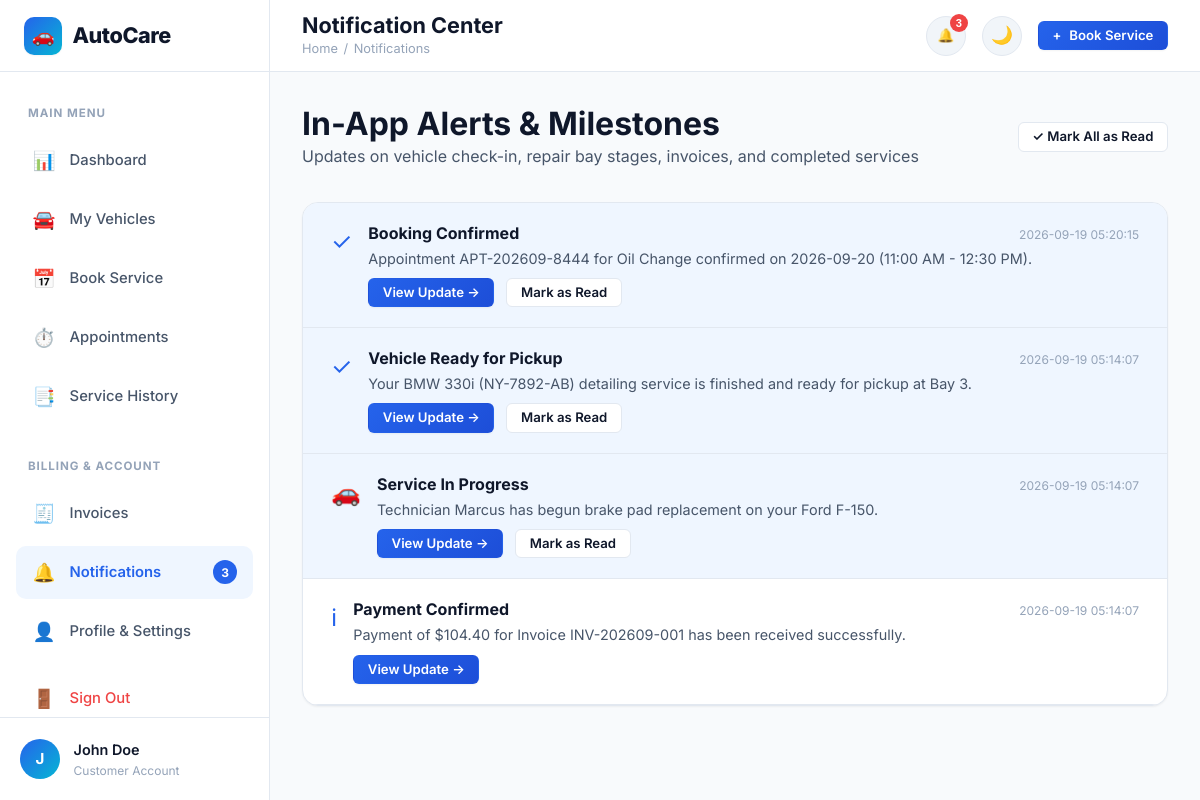
The app's page /notifications (signed in) with its own data.
### tables this page shows
CREATE TABLE users (
    id INTEGER PRIMARY KEY AUTOINCREMENT,
    full_name TEXT NOT NULL,
    email TEXT UNIQUE NOT NULL COLLATE NOCASE,
    phone TEXT NOT NULL,
    password_hash TEXT NOT NULL,
    role TEXT NOT NULL DEFAULT 'customer', -- 'customer' or 'admin'
    status TEXT NOT NULL DEFAULT 'active', -- 'active' or 'inactive'
    created_at TIMESTAMP DEFAULT CURRENT_TIMESTAMP
);

CREATE TABLE notifications (
    id INTEGER PRIMARY KEY AUTOINCREMENT,
    user_id INTEGER NOT NULL REFERENCES users(id) ON DELETE CASCADE,
    title TEXT NOT NULL,
    message TEXT NOT NULL,
    link TEXT,
    type TEXT NOT NULL DEFAULT 'info', -- 'info', 'success', 'warning', 'status'
    is_read INTEGER NOT NULL DEFAULT 0,
    created_at TIMESTAMP DEFAULT CURRENT_TIMESTAMP
);

### app.py (the view)
@app.route('/notifications')
@login_required
def notifications_view():
    user = get_current_user()
    notifications = db.query_db("""
        SELECT * FROM notifications WHERE user_id = ? ORDER BY created_at DESC
    """, (user['id'],))
    return render_template('customer/notifications.html', notifications=notifications)

### app.py (called while the page is built)
def get_current_user():
    user_id = session.get('user_id')
    if not user_id:
        return None
    return db.query_db("SELECT * FROM users WHERE id = ?", (user_id,), one=True)

def login_required(f):
    @wraps(f)
    def decorated_function(*args, **kwargs):
        if 'user_id' not in session:
            flash('Please log in to access this page.', 'warning')
            return redirect(url_for('login', next=request.url))
        user = get_current_user()
        if not user or user['status'] != 'active':
            session.clear()
            flash('Your account is deactivated or invalid.', 'error')
            return redirect(url_for('login'))
        return f(*args, **kwargs)
    return decorated_function

@app.context_processor
def inject_global_vars():
    user = get_current_user()
    unread_notifs_count = 0
    recent_notifs = []
    if user:
        unread = db.query_db(
            "SELECT COUNT(*) as count FROM notifications WHERE user_id = ? AND is_read = 0",
            (user['id'],), one=True
        )
        unread_notifs_count = unread['count'] if unread else 0
        recent_notifs = db.query_db(
            "SELECT * FROM notifications WHERE user_id = ? ORDER BY created_at DESC LIMIT 5",
            (user['id'],)
        )
    return {
        'current_user': user,
        'unread_notifs_count': unread_notifs_count,
        'recent_notifs': recent_notifs,
        'current_year': datetime.now().year,
        'active_path': request.path
    }

### db.py (called while the page is built)
def get_db():
    db = sqlite3.connect(Config.DATABASE)
    db.row_factory = sqlite3.Row
    db.execute("PRAGMA foreign_keys = ON;")
    return db

def query_db(query, args=(), one=False):
    conn = get_db()
    try:
        cur = conn.cursor()
        cur.execute(query, args)
        rv = cur.fetchall()
        cur.close()
        return (dict(rv[0]) if rv else None) if one else [dict(r) for r in rv]
    finally:
        conn.close()

### templates/customer/notifications.html (shortened to what this page needs)
{% extends "customer/base_customer.html" %}
{% block page_title %}Notification Center{% endblock %}
{% block breadcrumb %}Notifications{% endblock %}
{% block dashboard_content %}
<div style="display: flex; justify-content: space-between; align-items: center; margin-bottom: 2rem; flex-wrap: wrap; gap: 1rem;">
  <div>
    <h2>In-App Alerts & Milestones</h2>
    <p style="color: var(--text-secondary);">Updates on vehicle check-in, repair bay stages, invoices, and completed services</p>
  </div>
  {% if unread_notifs_count > 0 %}
    <button type="button" class="btn btn-secondary btn-sm" onclick="markAllNotificationsRead()">
      ✓ Mark All as Read
    </button>
  {% endif %}
</div>
<div class="card" style="padding: 0; overflow: hidden;">
  <ul style="list-style: none;">
    {% if notifications %}
      {% for n in notifications %}
        <li style="padding: 1.25rem 1.75rem; border-bottom: 1px solid var(--border-color); display: flex; align-items: flex-start; gap: 1rem; {% if not n.is_read %}background: var(--primary-light);{% endif %}">
          <div class="notif-item-icon" style="font-size: 1.5rem;">
            {% if n.type == 'success' %}✓
            {% elif n.type == 'warning' %}⚠
            {% elif n.type == 'status' %}🚗
            {% else %}ℹ{% endif %}
          </div>
          <div style="flex: 1;">
            <div style="display: flex; justify-content: space-between; align-items: baseline;">
              <h4 style="font-size: 1rem; margin-bottom: 0.25rem;">{{ n.title }}</h4>
              <span style="font-size: 0.75rem; color: var(--text-muted);">{{ n.created_at }}</span>
            </div>
            <p style="font-size: 0.9rem; color: var(--text-secondary); margin-bottom: 0.5rem;">{{ n.message }}</p>
            <div style="display: flex; gap: 0.75rem;">
              {% if n.link %}
                <a href="{{ n.link }}" class="btn btn-primary btn-sm" onclick="markNotificationAsRead({{ n.id }})">
                  View Update &rarr;
                </a>
              {% endif %}
              {% if not n.is_read %}
                <button type="button" class="btn btn-secondary btn-sm" onclick="markNotificationAsRead({{ n.id }})">
                  Mark as Read
                </button>
              {% endif %}
            </div>
          </div>
        </li>
      {% endfor %}
    {% else %}
      <li style="text-align: center; padding: 4rem; color: var(--text-muted);">
        No notifications in your inbox.
      </li>
    {% endif %}
  </ul>
</div>
{% endblock %}

### templates/customer/base_customer.html (shortened to what this page needs)
{% extends "base.html" %}
{% block page_body %}
<div class="dashboard-layout">
  <aside class="sidebar">
    <div class="sidebar-header">
      <a href="{{ url_for('dashboard') }}" class="brand-logo">
        <div class="brand-icon">🚗</div>
        <span>AutoCare</span>
      </a>
    </div>
    <nav class="sidebar-nav">
      <span class="sidebar-section-label">Main Menu</span>
      <a href="{{ url_for('dashboard') }}" class="sidebar-link {% if request.endpoint == 'dashboard' %}active{% endif %}">
        <span class="sidebar-link-icon">📊</span>
        <span>Dashboard</span>
      </a>
      <a href="{{ url_for('customer_vehicles') }}" class="sidebar-link {% if request.endpoint in ('customer_vehicles', 'vehicle_detail') %}active{% endif %}">
        <span class="sidebar-link-icon">🚘</span>
        <span>My Vehicles</span>
      </a>
      <a href="{{ url_for('book_service') }}" class="sidebar-link {% if request.endpoint == 'book_service' %}active{% endif %}">
        <span class="sidebar-link-icon">📅</span>
        <span>Book Service</span>
      </a>
      <a href="{{ url_for('customer_appointments') }}" class="sidebar-link {% if request.endpoint in ('customer_appointments', 'tracking_detail') %}active{% endif %}">
        <span class="sidebar-link-icon">⏱️</span>
        <span>Appointments</span>
      </a>
      <a href="{{ url_for('service_history') }}" class="sidebar-link {% if request.endpoint == 'service_history' %}active{% endif %}">
        <span class="sidebar-link-icon">📑</span>
        <span>Service History</span>
      </a>
      <span class="sidebar-section-label" style="margin-top: 1rem;">Billing & Account</span>
      <a href="{{ url_for('customer_invoices') }}" class="sidebar-link {% if request.endpoint in ('customer_invoices', 'invoice_detail') %}active{% endif %}">
        <span class="sidebar-link-icon">🧾</span>
        <span>Invoices</span>
      </a>
      <a href="{{ url_for('notifications_view') }}" class="sidebar-link {% if request.endpoint == 'notifications_view' %}active{% endif %}">
        <span class="sidebar-link-icon">🔔</span>
        <span>Notifications</span>
        {% if unread_notifs_count > 0 %}
          <span class="sidebar-badge">{{ unread_notifs_count }}</span>
        {% endif %}
      </a>
      <a href="{{ url_for('customer_profile') }}" class="sidebar-link {% if request.endpoint == 'customer_profile' %}active{% endif %}">
        <span class="sidebar-link-icon">👤</span>
        <span>Profile & Settings</span>
      </a>
      <a href="{{ url_for('logout') }}" class="sidebar-link" style="color: var(--danger); margin-top: 0.5rem;">
        <span class="sidebar-link-icon">🚪</span>
        <span>Sign Out</span>
      </a>
    </nav>
    <div class="sidebar-footer">
      <div class="sidebar-user-avatar">{{ current_user.full_name[:1] }}</div>
      <div class="sidebar-user-info">
        <div class="sidebar-user-name">{{ current_user.full_name }}</div>
        <div class="sidebar-user-role">Customer Account</div>
      </div>
    </div>
  </aside>
  <div class="main-wrapper">
    <header class="topbar">
      <div class="topbar-left">
        <div class="page-title-box">
          <h1>{% block page_title %}Dashboard{% endblock %}</h1>
          <div class="breadcrumbs">
            <a href="{{ url_for('dashboard') }}">Home</a>
            <span>/</span>
            <span>{% block breadcrumb %}Dashboard{% endblock %}</span>
          </div>
        </div>
      </div>
      <div class="topbar-right">
        <div class="notif-dropdown-wrapper">
          <button type="button" class="notif-btn" onclick="toggleNotificationDropdown()" title="Notifications">
            🔔
            {% if unread_notifs_count > 0 %}
              <span class="notif-count-badge">{{ unread_notifs_count }}</span>
            {% endif %}
          </button>
        </div>
        <button type="button" class="theme-toggle-btn" onclick="toggleTheme()" title="Toggle Dark/Light Mode">🌙</button>
        <a href="{{ url_for('book_service') }}" class="btn btn-primary btn-sm">
          <span>+</span> Book Service
        </a>
      </div>
    </header>
    <main class="dashboard-content">
      {% block dashboard_content %}{% endblock %}
    </main>
  </div>
</div>
{% endblock %}

### static/css/style.css (style rules this page uses)
:root { --bg-body: #f8fafc; --bg-surface: #ffffff; --bg-surface-elevated: #ffffff; --bg-muted: #f1f5f9; --border-color: #e2e8f0; --border-focus: #3b82f6; --text-primary: #0f172a; --text-secondary: #475569; --text-muted: #94a3b8; --text-inverse: #ffffff; --primary: #2563eb; --primary-hover: #1d4ed8; --primary-light: #eff6ff; --primary-glow: rgba(37, 99, 235, 0.2); --secondary: #0ea5e9; --accent: #f59e0b; --accent-light: #fef3c7; --success: #10b981; --success-light: #d1fae5; --warning: #f59e0b; --warning-light: #fef3c7; --danger: #ef4444; --danger-light: #fee2e2; --info: #06b6d4; --info-light: #cffafe; --shadow-sm: 0 1px 2px 0 rgba(0, 0, 0, 0.05); --shadow-md: 0 4px 6px -1px rgba(0, 0, 0, 0.1), 0 2px 4px -1px rgba(0, 0, 0, 0.06); --shadow-lg: 0 10px 15px -3px rgba(0, 0, 0, 0.1), 0 4px 6px -2px rgba(0, 0, 0, 0.05); --shadow-xl: 0 20px 25px -5px rgba(0, 0, 0, 0.1), 0 10px 10px -5px rgba(0, 0, 0, 0.04); --shadow-primary: 0 10px 15px -3px rgba(37, 99, 235, 0.3); --radius-sm: 6px; --radius-md: 10px; --radius-lg: 16px; --radius-xl: 24px; --radius-full: 9999px; --font-sans: 'Inter', system-ui, -apple-system, BlinkMacSystemFont, 'Segoe UI', Roboto, sans-serif; --transition: all 0.25s cubic-bezier(0.4, 0, 0.2, 1); }
*, *::before, *::after { box-sizing: border-box; margin: 0; padding: 0; }
html { scroll-behavior: smooth; font-size: 16px; }
body { font-family: var(--font-sans); background-color: var(--bg-body); color: var(--text-primary); line-height: 1.6; min-height: 100vh; display: flex; flex-direction: column; transition: background-color 0.3s ease, color 0.3s ease; overflow-x: hidden; }
a { color: var(--primary); text-decoration: none; transition: var(--transition); }
h1, h2, h3, h4, h5, h6 { color: var(--text-primary); font-weight: 700; line-height: 1.25; }
h1 { font-size: 2.5rem; }
h2 { font-size: 2rem; }
h4 { font-size: 1.25rem; }
p { color: var(--text-secondary); }
.btn { display: inline-flex; align-items: center; justify-content: center; gap: 0.5rem; font-family: var(--font-sans); font-weight: 600; font-size: 0.95rem; padding: 0.75rem 1.5rem; border-radius: var(--radius-md); border: 1px solid transparent; cursor: pointer; transition: var(--transition); text-decoration: none; white-space: nowrap; line-height: 1; }
.btn-primary { background: linear-gradient(135deg, var(--primary) 0%, #1d4ed8 100%); color: #ffffff !important; box-shadow: var(--shadow-sm); }
.btn-secondary { background-color: var(--bg-surface-elevated); border-color: var(--border-color); color: var(--text-primary); }
.btn-sm { padding: 0.45rem 0.85rem; font-size: 0.825rem; border-radius: var(--radius-sm); }
.card { background-color: var(--bg-surface); border: 1px solid var(--border-color); border-radius: var(--radius-lg); padding: 1.5rem; box-shadow: var(--shadow-sm); transition: var(--transition); }
.brand-logo { display: flex; align-items: center; gap: 0.65rem; font-size: 1.35rem; font-weight: 800; color: var(--text-primary); letter-spacing: -0.02em; }
.brand-icon { width: 38px; height: 38px; background: linear-gradient(135deg, var(--primary) 0%, #06b6d4 100%); color: #ffffff; border-radius: var(--radius-md); display: flex; align-items: center; justify-content: center; font-size: 1.15rem; box-shadow: var(--shadow-sm); }
.theme-toggle-btn { background: var(--bg-muted); border: 1px solid var(--border-color); color: var(--text-primary); width: 40px; height: 40px; border-radius: var(--radius-full); display: flex; align-items: center; justify-content: center; cursor: pointer; font-size: 1.1rem; transition: var(--transition); }

### records on screen
users: full_name "J", full_name "John Doe"
notifications: title "Booking Confirmed", created_at "2026-09-19 05:20:15", message "Appointment APT-202609-8444 for Oil Change confirmed on 2026-09-20 (11:00 AM - 12:30 PM)."
notifications: title "Vehicle Ready for Pickup", created_at "2026-09-19 05:14:07", message "Your BMW 330i (NY-7892-AB) detailing service is finished and ready for pickup at Bay 3."
notifications: title "Service In Progress", created_at "2026-09-19 05:14:07", message "Technician Marcus has begun brake pad replacement on your Ford F-150."
notifications: type "ℹ", title "Payment Confirmed", created_at "2026-09-19 05:14:07", message "Payment of $104.40 for Invoice INV-202609-001 has been received successfully."

### other values on screen
{{ unread_notifs_count }} "3"
